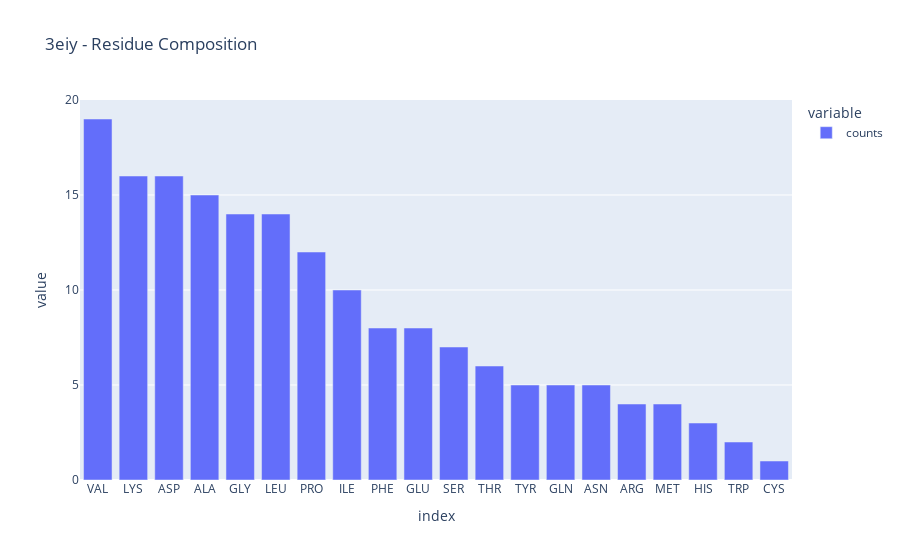

The notebook cell saved with this chart:
### Code cell
fig = plot_residue_composition(g, sort_by="count", plot_type="bar") # TODO: stack
fig.show()

### Figure 1 — Plotly figure (JSON) as saved in the notebook; plotly's stock layout.template omitted (floating-point values rounded to 4 significant figures)
{"data": [{"alignmentgroup": "True", "hovertemplate": "variable=counts<br>index=%{x}<br>value=%{y}<extra></extra>", "legendgroup": "counts", "marker": {"color": "#636efa", "pattern": {"shape": ""}}, "name": "counts", "offsetgroup": "counts", "orientation": "v", "showlegend": true, "textposition": "auto", "type": "bar", "x": ["VAL", "LYS", "ASP", "ALA", "GLY", "LEU", "PRO", "ILE", "PHE", "GLU", "SER", "THR", "TYR", "GLN", "ASN", "ARG", "MET", "HIS", "TRP", "CYS"], "xaxis": "x", "y": [19, 16, 16, 15, 14, 14, 12, 10, 8, 8, 7, 6, 5, 5, 5, 4, 4, 3, 2, 1], "yaxis": "y"}], "layout": {"barmode": "relative", "legend": {"title": {"text": "variable"}, "tracegroupgap": 0}, "title": {"text": "3eiy - Residue Composition"}, "xaxis": {"anchor": "y", "domain": [0, 1], "title": {"text": "index"}}, "yaxis": {"anchor": "x", "domain": [0, 1], "title": {"text": "value"}}}}
